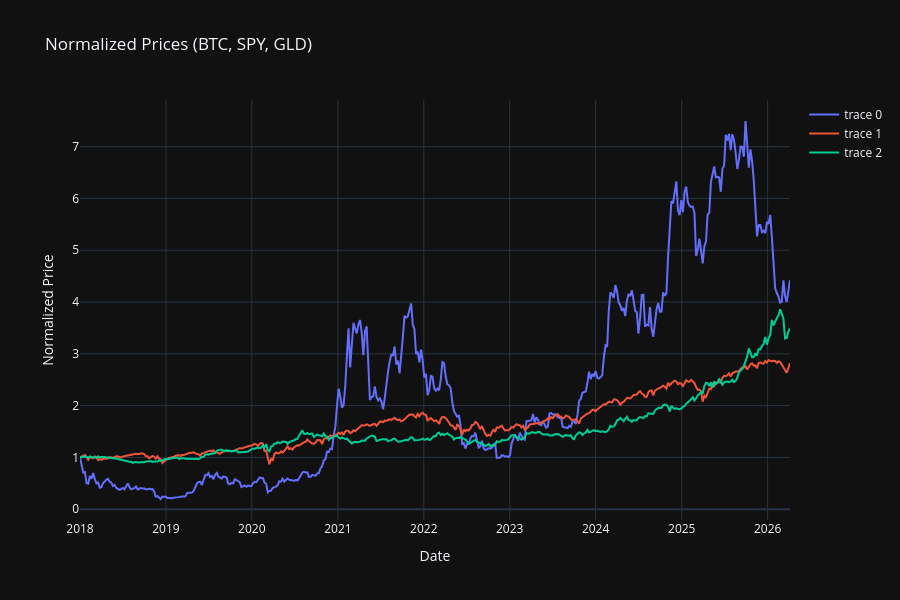

The notebook cell saved with this chart:
### Code cell
fig = make_subplots(
    rows=1,
    cols=1,
    shared_xaxes=True,
    vertical_spacing=0.05,
    row_heights=[1.5]
)

fig.add_trace(go.Scatter(
    x=normalized_df.index,
    y=normalized_df['BTC-USD']
), row=1, col=1)

fig.add_trace(go.Scatter(
    x=normalized_df.index,
    y=normalized_df['SPY']
), row=1, col=1)

fig.add_trace(go.Scatter(
    x=normalized_df.index,
    y=normalized_df['GLD']
), row=1, col=1)

fig.update_layout(
    title='Normalized Prices (BTC, SPY, GLD)',
    xaxis_title='Date',
    yaxis_title='Normalized Price',
    height=600,
    showlegend=True,
    template='plotly_dark'
)

fig.show()

### Figure 1 — Plotly figure (JSON) as saved in the notebook; plotly's stock layout.template omitted (floating-point values rounded to 4 significant figures; data arrays with more than 128 entries replaced by an {"elided": "..."} marker saying what was removed)
{"data": [{"type": "scatter", "x": {"elided": "432 str values"}, "xaxis": "x", "y": {"elided": "432 float values"}, "yaxis": "y"}, {"type": "scatter", "x": {"elided": "432 str values"}, "xaxis": "x", "y": {"elided": "432 float values"}, "yaxis": "y"}, {"type": "scatter", "x": {"elided": "432 str values"}, "xaxis": "x", "y": {"elided": "432 float values"}, "yaxis": "y"}], "layout": {"height": 600, "showlegend": true, "title": {"text": "Normalized Prices (BTC, SPY, GLD)"}, "xaxis": {"anchor": "y", "domain": [0, 1], "title": {"text": "Date"}}, "yaxis": {"anchor": "x", "domain": [0, 1], "title": {"text": "Normalized Price"}}}}
